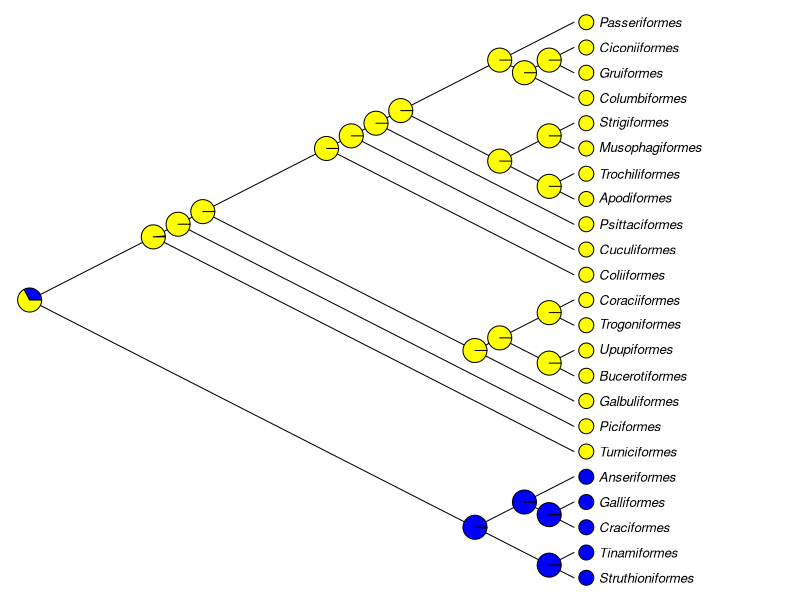

Here is the R script that generated this plot:
## ---- chunk 1
knitr::opts_chunk$set(echo = FALSE)
## ---- chunk 2
library(ape)
data(bird.orders)
x <- factor(c(rep(0, 5), rep(1, 18)))
ans <- ace(x, bird.orders, type = "d")
par(mar = c(0,0,0,0))
plot(bird.orders, type = "c", FALSE, label.offset = 1, cex = 0.8)
co <- c("blue", "yellow")
tiplabels(pch = 21, bg = co[as.numeric(x)], cex = 2, adj = 1)
nodelabels(pie = ans$lik.anc, piecol = co, cex = 0.75)
